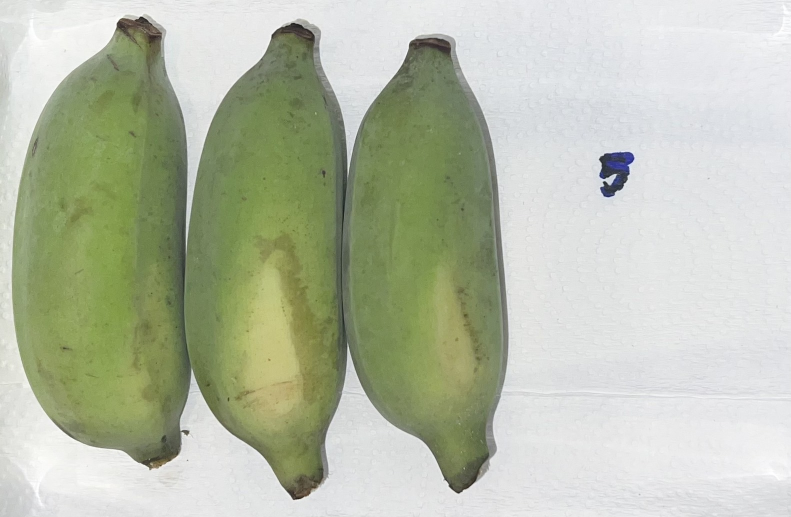
#> input picture img/img-in/1.jpg, 1582 x 1034 px (shown at 1/2 size); its folder holds only this picture in this run
$ python main.py
#> lines starting #> are read from the running program, lines starting #| are printed output that depends on the picture; after the words box and inside, x2 and y2 are one past the last pixel; in counts of white or black regions, pixels touching at a corner belong together
import cv2
import numpy as np
import os
import matplotlib.pyplot as plt
import re

# =========================
# SETTINGS
# =========================
INPUT_FOLDER = "img/img-in"
OUTPUT_FOLDER = "img/img-out"
TARGET_HEIGHT = 500
TARGET_WIDTH = 600

os.makedirs(OUTPUT_FOLDER, exist_ok=True)

# =========================
# Natural Sort (Fix 1,2,10 order)
# =========================
def natural_sort_key(s):
#> further down, img is the input picture: shape (1034, 1582, 3); mean B, G, R 168.3, 189, 182.6
    return [int(text) if text.isdigit() else text.lower()
            for text in re.split(r'(\d+)', s)]


# =========================
# Resize With Padding
# =========================
def resize_with_padding(image, target_height, target_width):
#> called with target_height = 500, target_width = 600
    h, w = image.shape[:2]
#> h = 1034; w = 1582
    scale = min(target_width / w, target_height / h)
#> scale = 0.379

    new_w = int(w * scale)
#> new_w = 600
    new_h = int(h * scale)
#> new_h = 392

    resized = cv2.resize(image, (new_w, new_h), interpolation=cv2.INTER_AREA)

    canvas = np.zeros((target_height, target_width, 3), dtype=np.uint8)

    y_offset = (target_height - new_h) // 2
#> y_offset = 54
    x_offset = (target_width - new_w) // 2
#> x_offset = 0
    canvas[y_offset:y_offset+new_h, x_offset:x_offset+new_w] = resized
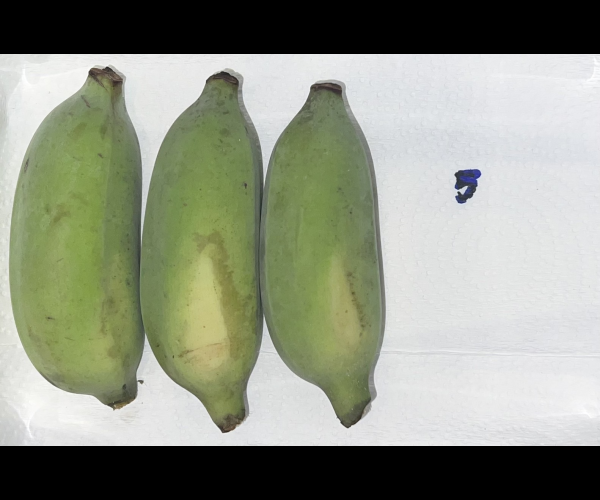
#> canvas: shape (500, 600, 3); mean B, G, R 131.9, 148.2, 143.1

    return canvas


# =========================
# Remove White Background
# =========================
def remove_white_background(image, sat_thresh=40, val_thresh=180, kernel_size=5):

#> called with sat_thresh = 40, val_thresh = 180, kernel_size = 5
    hsv = cv2.cvtColor(image, cv2.COLOR_BGR2HSV)
#> hsv: shape (500, 600, 3); mean H, S, V 47.8, 31.4, 148.9

    lower_white = np.array([0, 0, val_thresh])
    upper_white = np.array([179, sat_thresh, 255])
    white_mask = cv2.inRange(hsv, lower_white, upper_white)
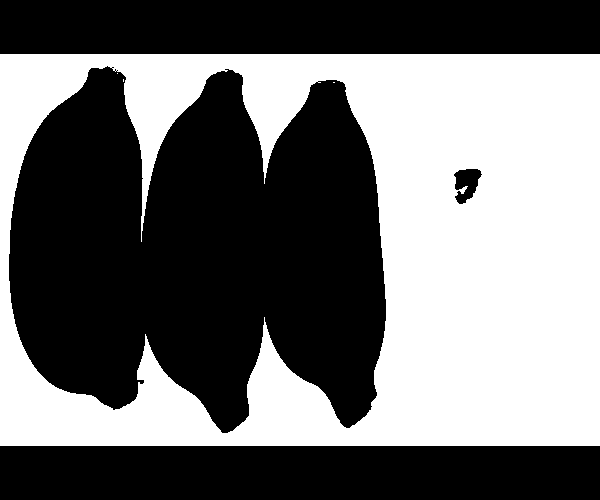
#> white_mask: shape (500, 600); 44.3% white; 4 white regions (3 under 20 px), largest, box (x1, y1, x2, y2) and area: (0, 54, 600, 446) 132798

    foreground_mask = cv2.bitwise_not(white_mask)

    kernel = cv2.getStructuringElement(
        cv2.MORPH_ELLIPSE, (kernel_size, kernel_size)
    )
    foreground_mask = cv2.morphologyEx(foreground_mask, cv2.MORPH_OPEN, kernel)
#> foreground_mask: shape (500, 600); 55.7% white; 1 black region, box (x1, y1, x2, y2) and area: (0, 54, 600, 446) 132896
    foreground_mask = cv2.morphologyEx(foreground_mask, cv2.MORPH_CLOSE, kernel)
#> foreground_mask: shape (500, 600); 55.8% white; 1 black region, box (x1, y1, x2, y2) and area: (0, 54, 600, 446) 132691

    bgra = cv2.cvtColor(image, cv2.COLOR_BGR2BGRA)
    bgra[:, :, 3] = foreground_mask

    return bgra


# =========================
# Analyze Banana Colors
# =========================
def analyze_banana_colors(image):

    b, g, r, a = cv2.split(image)
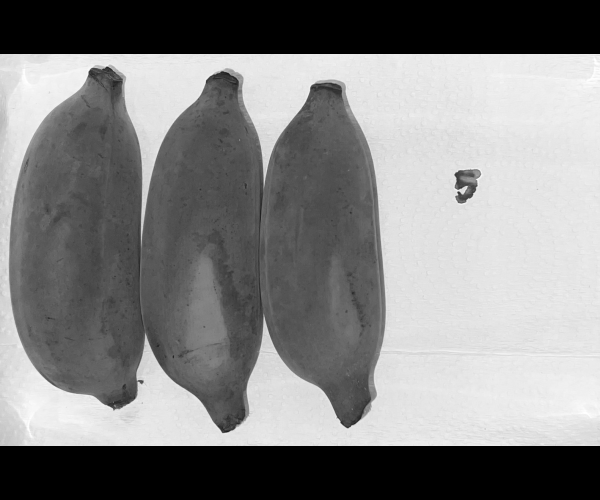
#> b: shape (500, 600); min 0, max 255, mean 131.9
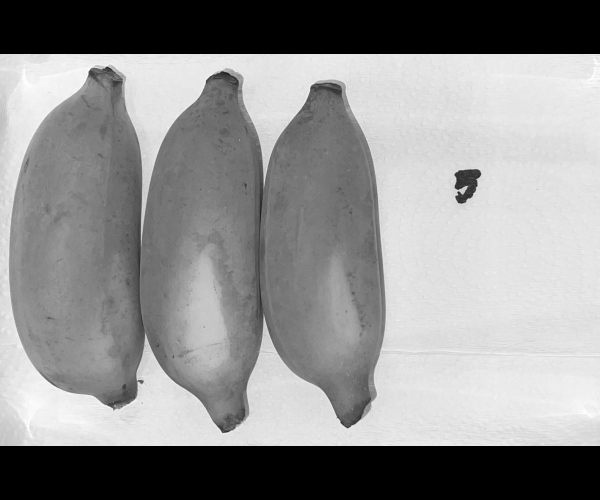
#> r: shape (500, 600); min 0, max 254, mean 143.1
    banana_mask = a > 0
    bgr = cv2.merge((b, g, r))
    hsv = cv2.cvtColor(bgr, cv2.COLOR_BGR2HSV)

    # Green
    lower_green = np.array([35, 40, 40])
    upper_green = np.array([85, 255, 255])

    # Yellow (expanded)
    lower_y1 = np.array([22, 120, 120])
    upper_y1 = np.array([35, 255, 255])
    lower_y2 = np.array([20, 60, 170])
    upper_y2 = np.array([35, 160, 255])
    lower_y3 = np.array([18, 30, 190])
    upper_y3 = np.array([35, 140, 255])
    lower_y4 = np.array([15, 80, 120])
    upper_y4 = np.array([22, 255, 255])

    # Brown
    lower_brown = np.array([0, 50, 20])
    upper_brown = np.array([18, 255, 130])

    mask_green = cv2.inRange(hsv, lower_green, upper_green) > 0
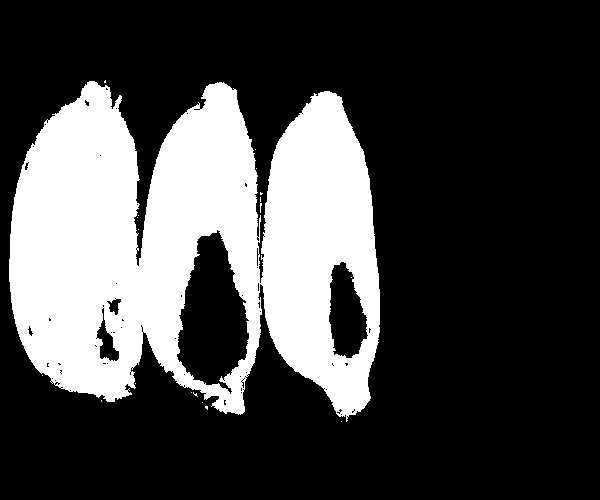
#> mask_green: shape (500, 600) bool; 27.3% white; 19 white regions (18 under 20 px), largest, box (x1, y1, x2, y2) and area: (9, 81, 380, 422) 81981

    mask_yellow = (
        (cv2.inRange(hsv, lower_y1, upper_y1) > 0) |
        (cv2.inRange(hsv, lower_y2, upper_y2) > 0) |
        (cv2.inRange(hsv, lower_y3, upper_y3) > 0) |
        (cv2.inRange(hsv, lower_y4, upper_y4) > 0)
    )
#> mask_yellow: shape (500, 600) bool; 1.6% white; 68 white regions (62 under 20 px), largest, box (x1, y1, x2, y2) and area: (176, 250, 228, 378) 3985, (224, 278, 243, 316) 278, (331, 285, 339, 310) 77, (220, 265, 234, 278) 70, (92, 340, 105, 353) 69, (218, 239, 224, 248) 29

    mask_brown = cv2.inRange(hsv, lower_brown, upper_brown) > 0
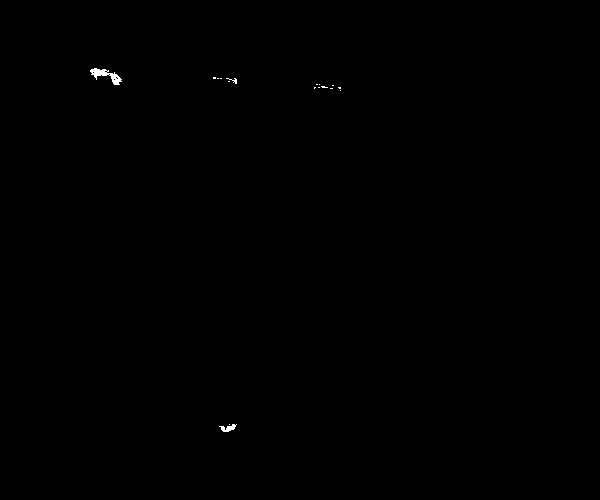
#> mask_brown: shape (500, 600) bool; 0.12% white; 17 white regions (14 under 20 px), largest, box (x1, y1, x2, y2) and area: (90, 68, 122, 85) 213, (219, 424, 237, 432) 74, (226, 78, 237, 84) 23

    green_pixels  = np.sum(mask_green & banana_mask)
#> green_pixels = 82039
    yellow_pixels = np.sum(mask_yellow & banana_mask)
#> yellow_pixels = 4694
    brown_pixels  = np.sum(mask_brown & banana_mask)
#> brown_pixels = 352

    total = green_pixels + yellow_pixels + brown_pixels
#> total = 87085

    if total == 0:
        return 0, 0, 0

    return (
        green_pixels / total * 100,
        yellow_pixels / total * 100,
        brown_pixels / total * 100
    )


# =========================
# PROCESS ALL IMAGES
# =========================

green_list = []
yellow_list = []
brown_list = []
image_names = []

files = sorted(os.listdir(INPUT_FOLDER), key=natural_sort_key)

for filename in files:

    if not filename.lower().endswith((".jpg", ".jpeg", ".png")):
        continue

    input_path = os.path.join(INPUT_FOLDER, filename)
    name = os.path.splitext(filename)[0]
    output_path = os.path.join(OUTPUT_FOLDER, f"{name}_transparent.png")

    print(f"Processing: {filename}")

    img = cv2.imread(input_path)
    if img is None:
        continue

    img_resized = resize_with_padding(img, TARGET_HEIGHT, TARGET_WIDTH)
    img_transparent = remove_white_background(img_resized)

    green, yellow, brown = analyze_banana_colors(img_transparent)
#> green = 94.21; yellow = 5.39; brown = 0.404

    print(f"Green: {green:.2f}% | Yellow: {yellow:.2f}% | Brown: {brown:.2f}%")
#| Green: 94.21% | Yellow: 5.39% | Brown: 0.40%

    green_list.append(green)
    yellow_list.append(yellow)
    brown_list.append(brown)
    image_names.append(name)

    cv2.imwrite(output_path, img_transparent)


# =========================
# PLOT LINE GRAPH (Safe Save)
# =========================

plt.figure(figsize=(12, 7))

plt.plot(image_names, green_list,  color="#2E7D32", linewidth=5)
plt.plot(image_names, yellow_list, color="#FFD600", linewidth=5)
plt.plot(image_names, brown_list,  color="#6D4C41", linewidth=5)

plt.xlabel("Image")
plt.ylabel("Percentage (%)")
plt.title("Banana Ripeness Color Analysis")
plt.legend(["Green", "Yellow", "Brown"])
plt.xticks(rotation=45)
plt.grid(True)

plt.tight_layout()

# Absolute safe path
plot_path = os.path.abspath(os.path.join(OUTPUT_FOLDER, "banana_color_plot.png"))

# Save BEFORE show
plt.savefig(plot_path, dpi=300, bbox_inches="tight")
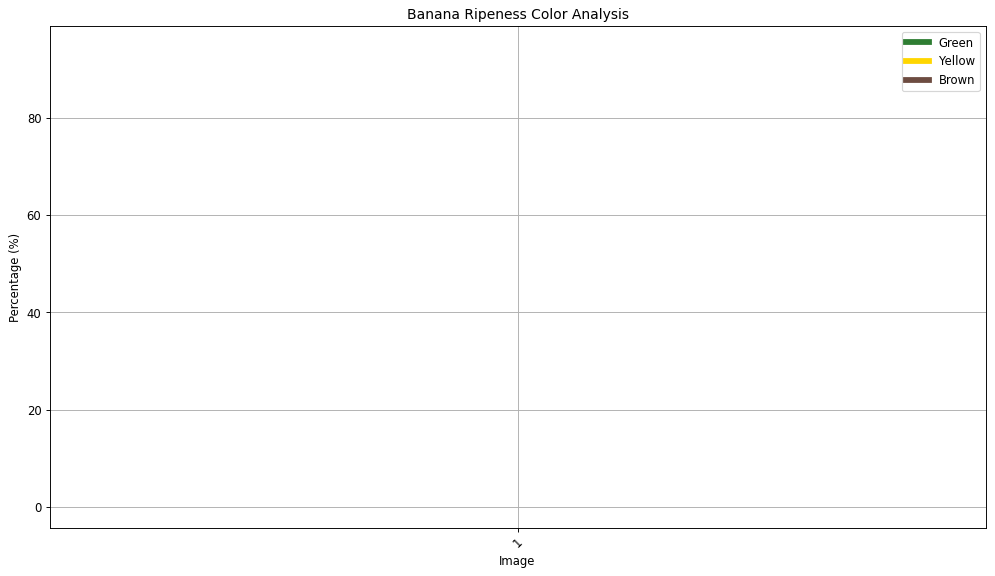
#> figure drawn by matplotlib, 1 panel

print("Saved to:", plot_path)

plt.close()   # Close figure (important)

$ run again, on img/img-in/5.jpg
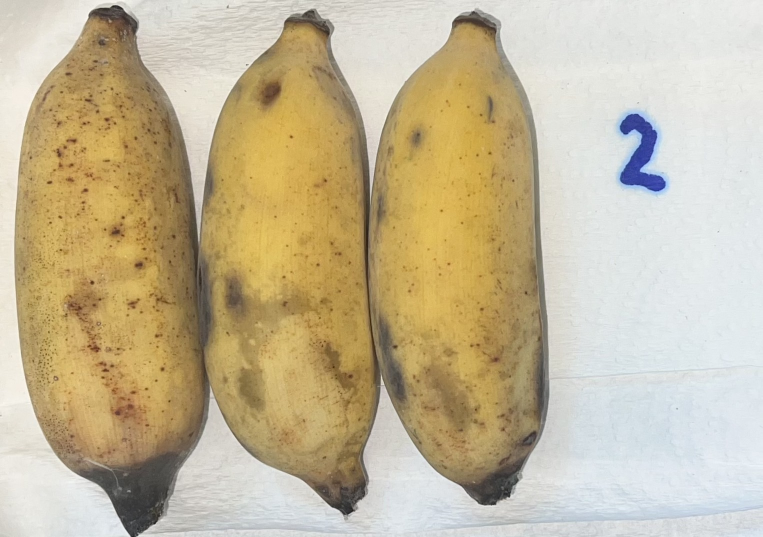
#> input picture img/img-in/5.jpg, 1525 x 1074 px (shown at 1/2 size)
#> img is the input picture: shape (1074, 1525, 3); mean B, G, R 152.9, 183.2, 196.5
#> hsv: shape (500, 600, 3); mean H, S, V 33.7, 57.4, 168.3
#> in remove_white_background, `white_mask = cv2.inRange(hsv, lower_white, upper_white)`:
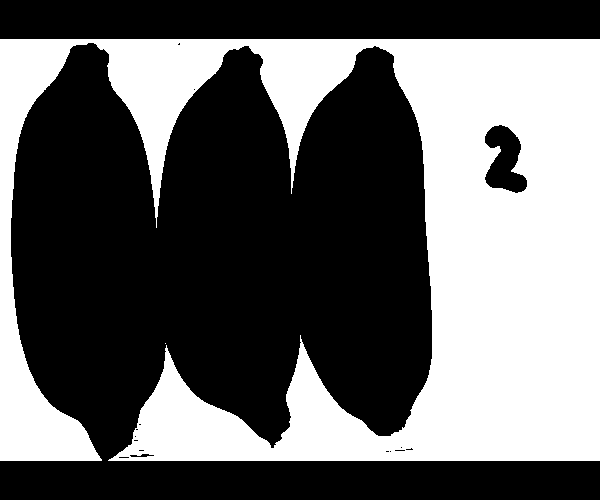
#> white_mask: shape (500, 600); 40.2% white; 2 white regions (1 under 20 px), largest, box (x1, y1, x2, y2) and area: (0, 39, 600, 461) 120715
#> banana_mask: shape (500, 600) bool; 59.8% white; 2 black regions, box (x1, y1, x2, y2) and area: (92, 39, 600, 461) 106349, (0, 39, 100, 461) 14303
#> mask_green: shape (500, 600) bool; every value is 0
#> mask_yellow: shape (500, 600) bool; 37.8% white; 64 white regions (61 under 20 px), largest, box (x1, y1, x2, y2) and area: (10, 52, 159, 405) 39207, (158, 57, 296, 420) 37652, (290, 57, 426, 418) 36451
#> mask_brown: shape (500, 600) bool; 2.3% white; 240 white regions (211 under 20 px), largest, box (x1, y1, x2, y2) and area: (126, 127, 166, 284) 1399, (82, 287, 166, 408) 1127, (237, 394, 287, 433) 626
#> green_pixels = 0
#> yellow_pixels = 113205
#> brown_pixels = 7039
#> total = 120244
#> green = 0; yellow = 94.15; brown = 5.85
#| Green: 0.00% | Yellow: 94.15% | Brown: 5.85%
#> `plt.savefig(plot_path, dpi=300, bbox_inches="tight")`:
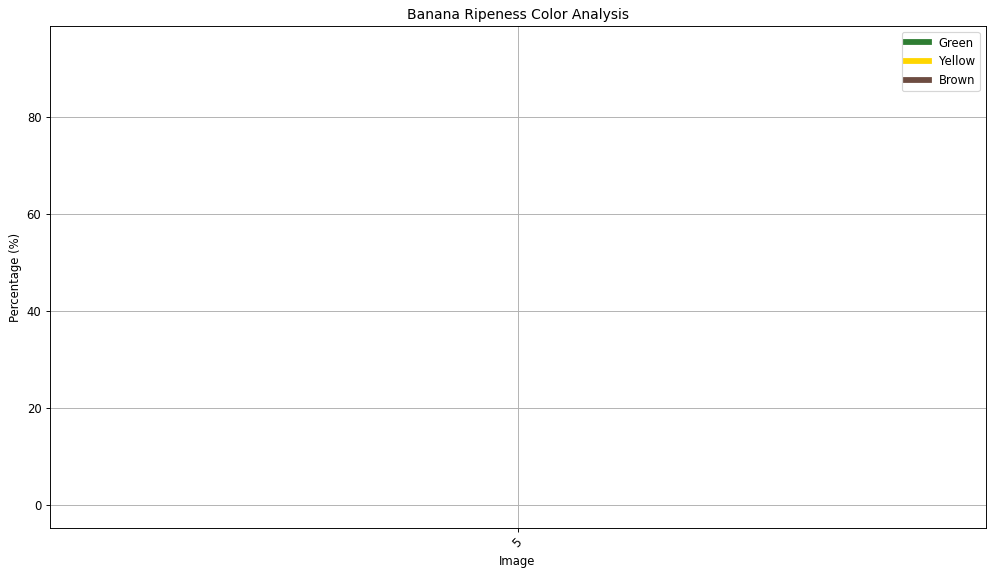
#> figure drawn by matplotlib, 1 panel

$ run again, on img/img-in/2.jpg
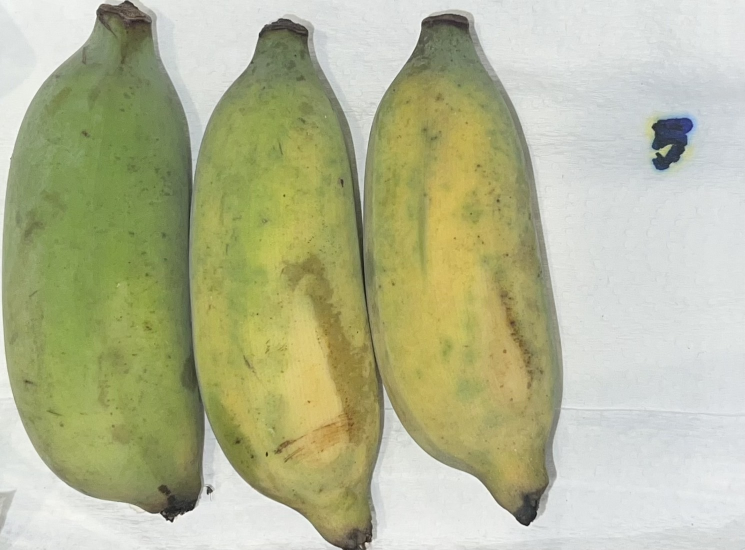
#> input picture img/img-in/2.jpg, 1489 x 1100 px (shown at 1/2 size)
#> img is the input picture: shape (1100, 1489, 3); mean B, G, R 147.9, 182.7, 179.8
#> hsv: shape (500, 600, 3); mean H, S, V 44.5, 53.7, 164.1
#> in remove_white_background, `white_mask = cv2.inRange(hsv, lower_white, upper_white)`:
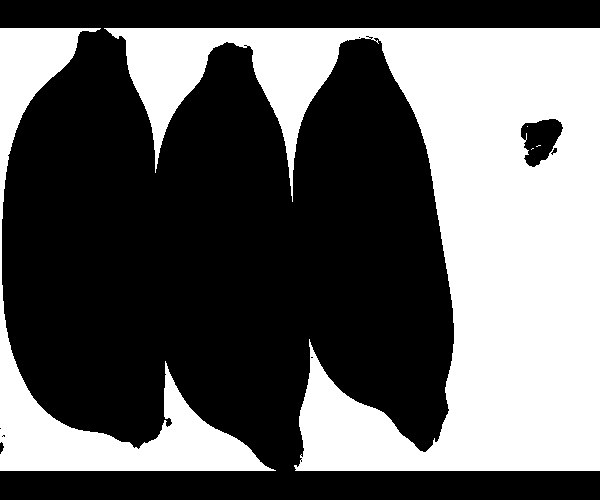
#> white_mask: shape (500, 600); 38.8% white; 5 white regions (3 under 20 px), largest, box (x1, y1, x2, y2) and area: (104, 28, 600, 471) 96362, (0, 28, 276, 471) 19973
#> banana_mask: shape (500, 600) bool; 61.3% white; 3 black regions, box (x1, y1, x2, y2) and area: (108, 28, 600, 471) 96291, (0, 284, 269, 471) 13941, (0, 28, 82, 220) 5829
#> mask_green: shape (500, 600) bool; 17.6% white; 76 white regions (63 under 20 px), largest, box (x1, y1, x2, y2) and area: (2, 47, 294, 424) 49671, (333, 49, 425, 167) 2405, (435, 251, 447, 311) 168
#> mask_yellow: shape (500, 600) bool; 19.9% white; 288 white regions (265 under 20 px), largest, box (x1, y1, x2, y2) and area: (157, 114, 303, 440) 28010, (305, 97, 431, 418) 24584, (37, 315, 116, 407) 2903
#> mask_brown: shape (500, 600) bool; 0.13% white in thin lines or dots, all inside (x1, y1, x2, y2) = (81, 31, 433, 471)
#> green_pixels = 52895
#> yellow_pixels = 59614
#> brown_pixels = 398
#> total = 112907
#> green = 46.85; yellow = 52.8; brown = 0.353
#| Green: 46.85% | Yellow: 52.80% | Brown: 0.35%
#> `plt.savefig(plot_path, dpi=300, bbox_inches="tight")`:
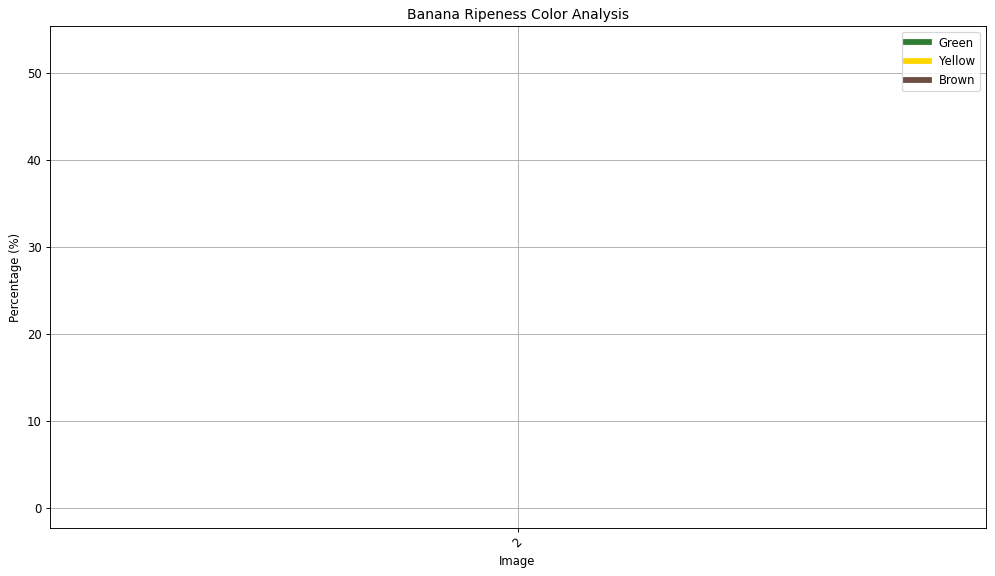
#> figure drawn by matplotlib, 1 panel
